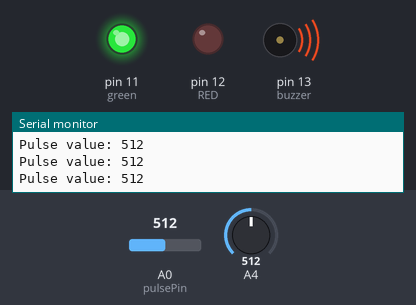
Recording of a sketch running on a simulated Arduino Uno, built with avr-gcc and run on an emulated ATmega328P. Parts: output pins drawn as LEDs (lit = HIGH), buzzer (waves = sounding, pin HIGH), the last lines printed to the serial monitor. The inputs (shaded band) are chosen by the test bench; at power-on: A0 (pulsePin) = 512, A4 = 512.

Above: at 1.2 s.
1.3 s: A0 (pulsePin) set to 989
2.8 s: A0 (pulsePin) set to 1016
At 4.0 s:
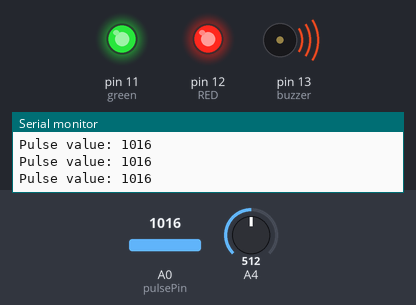
4.3 s: A4 set to 286
7.3 s: A4 set to 270
At 8.3 s:
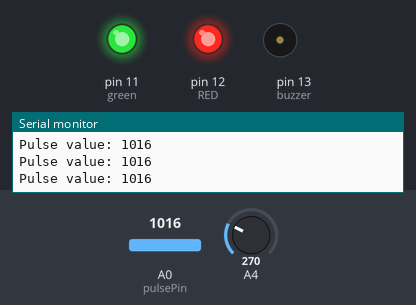
8.8 s: A4 set to 290
At 9.5 s:
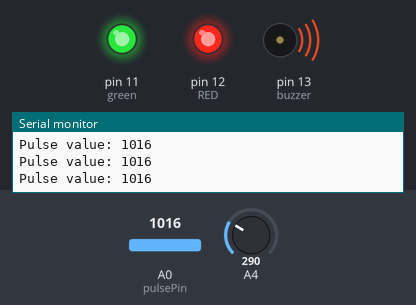
11.8 s: A4 set to 122
At 13.1 s:
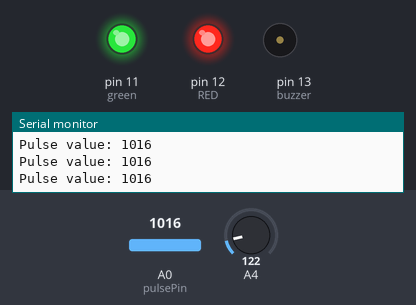
Timing chart, 0 to 14.3 s (numbered marks = the images above; inputs shaded):
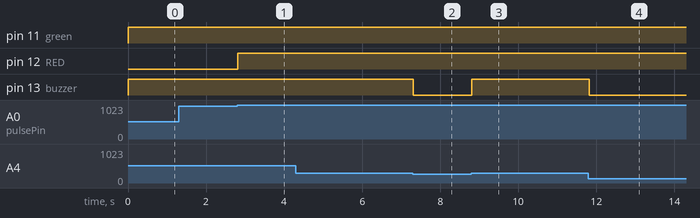

The sketch:

pulse.ino
```cpp
const int pulsePin = A0;       // Pulse sensor signal pin
const int RED = 12; // Optional LED pin to visualize the pulse
int buzzer=13;  //Buzzer Pin
int green=11;  //Green pin
int pulseValue;               // Raw analog value from the pulse sensor
int pulseThreshold =1000;    // Adjust this threshold according to your setup
bool pulseDetected = false;   // Flag to indicate pulse detection

unsigned long lastPulseTime = 0; // Time of the last pulse detected
unsigned int heartbeatCount = 0; // Total number of heartbeats counted
unsigned long heartbeatInterval = 0; // Time interval between consecutive heartbeats
unsigned long heartRateBPM = 0; // Heart rate in BPM

void setup() {
  Serial.begin(9600);
  pinMode(pulsePin, INPUT);
  pinMode(RED, OUTPUT);
  pinMode(green, OUTPUT);
  pinMode(buzzer,OUTPUT);
}

void loop() {
  pulseValue = analogRead(pulsePin);
  int sensor=analogRead(A4);


  if(sensor>=280)
  {
    digitalWrite(buzzer,HIGH);
  }
  if(sensor<280)
  {
    digitalWrite(buzzer,LOW);
  }

  if (pulseValue > pulseThreshold && !pulseDetected) {
    pulseDetected = true;
    digitalWrite(RED, HIGH); // Turn on the LED when a pulse is detected
    unsigned long currentTime = millis();
    heartbeatInterval = currentTime - lastPulseTime;
    lastPulseTime = currentTime;

    if (heartbeatInterval > 0) {
      heartRateBPM = 60000 / heartbeatInterval; // Calculate BPM (60,000 ms = 60 seconds)
      heartbeatCount++; // Increment the heartbeat count

      Serial.print("Heart Rate: ");
      Serial.print(heartRateBPM);
      Serial.println(" BPM");
    }
  }
  else if (pulseValue <500 && pulseValue>530) {
    pulseDetected = false;
    digitalWrite(RED, HIGH); // Turn off the LED when the pulse goes back to normal
  }
  else if(pulseValue>=475 && pulseValue<550)
  {

    digitalWrite(green, HIGH);// Turn on if heart beat is normal.
  }

 // Print the raw pulse sensor value
  Serial.print("Pulse value: ");
  Serial.println(pulseValue);


  delay(10); // Adjust the delay based on your sampling rate requirements
}
```

Measured:
- the behaviour switches between 1000 and 1001 on A0 (pulsePin) (found by bisection; images 0 and 1)
- the behaviour switches between 280 and 279 on A4 (found by bisection; images 1 and 2)
- after the input at 2.8 s, pin 12 (RED): LOW → HIGH at once
- after the input at 7.3 s, pin 13 (buzzer): HIGH → LOW at once
- after the input at 8.8 s, pin 13 (buzzer): LOW → HIGH at once
- after the input at 11.8 s, pin 13 (buzzer): HIGH → LOW at once
